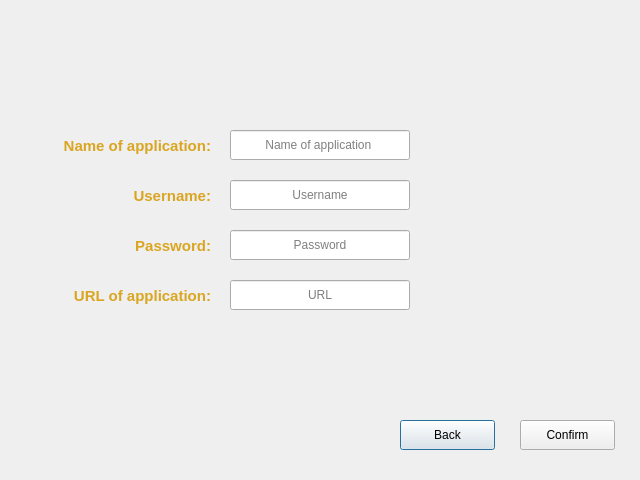
<?xml version="1.0" encoding="UTF-8"?>
<ui version="4.0">
 <class>Dialog_ADD</class>
 <widget class="QDialog" name="Dialog_ADD">
  <property name="geometry">
   <rect>
    <x>0</x>
    <y>0</y>
    <width>640</width>
    <height>480</height>
   </rect>
  </property>
  <property name="windowTitle">
   <string>Dialog</string>
  </property>
  <widget class="QPushButton" name="Back_Button">
   <property name="geometry">
    <rect>
     <x>400</x>
     <y>420</y>
     <width>95</width>
     <height>30</height>
    </rect>
   </property>
   <property name="text">
    <string>Back</string>
   </property>
  </widget>
  <widget class="QLabel" name="background_pictures">
   <property name="geometry">
    <rect>
     <x>0</x>
     <y>0</y>
     <width>651</width>
     <height>491</height>
    </rect>
   </property>
   <property name="text">
    <string/>
   </property>
   <property name="pixmap">
    <pixmap resource="pictures.qrc">:/pictures/pictures/bluegalaxyblured.png</pixmap>
   </property>
   <property name="scaledContents">
    <bool>true</bool>
   </property>
  </widget>
  <widget class="QPushButton" name="Confirm_Button">
   <property name="geometry">
    <rect>
     <x>520</x>
     <y>420</y>
     <width>95</width>
     <height>30</height>
    </rect>
   </property>
   <property name="text">
    <string>Confirm</string>
   </property>
  </widget>
  <widget class="QLabel" name="Logo">
   <property name="geometry">
    <rect>
     <x>290</x>
     <y>40</y>
     <width>61</width>
     <height>61</height>
    </rect>
   </property>
   <property name="text">
    <string/>
   </property>
   <property name="pixmap">
    <pixmap resource="pictures.qrc">:/pictures/pictures/output-onlinepngtools.png</pixmap>
   </property>
   <property name="scaledContents">
    <bool>true</bool>
   </property>
  </widget>
  <widget class="QLineEdit" name="app_nameL">
   <property name="geometry">
    <rect>
     <x>230</x>
     <y>130</y>
     <width>180</width>
     <height>30</height>
    </rect>
   </property>
   <property name="font">
    <font>
     <bold>false</bold>
     <strikeout>false</strikeout>
    </font>
   </property>
   <property name="layoutDirection">
    <enum>Qt::LeftToRight</enum>
   </property>
   <property name="text">
    <string/>
   </property>
   <property name="alignment">
    <set>Qt::AlignCenter</set>
   </property>
   <property name="placeholderText">
    <string>Name of application </string>
   </property>
  </widget>
  <widget class="QLineEdit" name="app_nameL_2">
   <property name="geometry">
    <rect>
     <x>230</x>
     <y>180</y>
     <width>180</width>
     <height>30</height>
    </rect>
   </property>
   <property name="font">
    <font>
     <bold>false</bold>
     <strikeout>false</strikeout>
    </font>
   </property>
   <property name="text">
    <string/>
   </property>
   <property name="alignment">
    <set>Qt::AlignCenter</set>
   </property>
   <property name="placeholderText">
    <string>Username</string>
   </property>
  </widget>
  <widget class="QLineEdit" name="app_nameL_3">
   <property name="geometry">
    <rect>
     <x>230</x>
     <y>230</y>
     <width>180</width>
     <height>30</height>
    </rect>
   </property>
   <property name="font">
    <font>
     <bold>false</bold>
     <strikeout>false</strikeout>
    </font>
   </property>
   <property name="text">
    <string/>
   </property>
   <property name="alignment">
    <set>Qt::AlignCenter</set>
   </property>
   <property name="placeholderText">
    <string>Password</string>
   </property>
  </widget>
  <widget class="QLineEdit" name="app_nameL_4">
   <property name="geometry">
    <rect>
     <x>230</x>
     <y>280</y>
     <width>180</width>
     <height>30</height>
    </rect>
   </property>
   <property name="font">
    <font>
     <bold>false</bold>
     <strikeout>false</strikeout>
    </font>
   </property>
   <property name="text">
    <string/>
   </property>
   <property name="alignment">
    <set>Qt::AlignCenter</set>
   </property>
   <property name="placeholderText">
    <string>URL</string>
   </property>
  </widget>
  <widget class="QLabel" name="label">
   <property name="geometry">
    <rect>
     <x>60</x>
     <y>130</y>
     <width>151</width>
     <height>31</height>
    </rect>
   </property>
   <property name="palette">
    <palette>
     <active>
      <colorrole role="WindowText">
       <brush brushstyle="SolidPattern">
        <color alpha="255">
         <red>218</red>
         <green>165</green>
         <blue>32</blue>
        </color>
       </brush>
      </colorrole>
      <colorrole role="Text">
       <brush brushstyle="SolidPattern">
        <color alpha="255">
         <red>218</red>
         <green>165</green>
         <blue>32</blue>
        </color>
       </brush>
      </colorrole>
     </active>
     <inactive>
      <colorrole role="WindowText">
       <brush brushstyle="SolidPattern">
        <color alpha="255">
         <red>218</red>
         <green>165</green>
         <blue>32</blue>
        </color>
       </brush>
      </colorrole>
      <colorrole role="Text">
       <brush brushstyle="SolidPattern">
        <color alpha="255">
         <red>218</red>
         <green>165</green>
         <blue>32</blue>
        </color>
       </brush>
      </colorrole>
     </inactive>
     <disabled/>
    </palette>
   </property>
   <property name="font">
    <font>
     <pointsize>11</pointsize>
     <bold>true</bold>
    </font>
   </property>
   <property name="styleSheet">
    <string notr="true"/>
   </property>
   <property name="text">
    <string>Name of application:</string>
   </property>
   <property name="alignment">
    <set>Qt::AlignRight|Qt::AlignTrailing|Qt::AlignVCenter</set>
   </property>
  </widget>
  <widget class="QLabel" name="label_2">
   <property name="geometry">
    <rect>
     <x>70</x>
     <y>180</y>
     <width>141</width>
     <height>31</height>
    </rect>
   </property>
   <property name="palette">
    <palette>
     <active>
      <colorrole role="WindowText">
       <brush brushstyle="SolidPattern">
        <color alpha="255">
         <red>218</red>
         <green>165</green>
         <blue>32</blue>
        </color>
       </brush>
      </colorrole>
      <colorrole role="Text">
       <brush brushstyle="SolidPattern">
        <color alpha="255">
         <red>218</red>
         <green>165</green>
         <blue>32</blue>
        </color>
       </brush>
      </colorrole>
     </active>
     <inactive>
      <colorrole role="WindowText">
       <brush brushstyle="SolidPattern">
        <color alpha="255">
         <red>218</red>
         <green>165</green>
         <blue>32</blue>
        </color>
       </brush>
      </colorrole>
      <colorrole role="Text">
       <brush brushstyle="SolidPattern">
        <color alpha="255">
         <red>218</red>
         <green>165</green>
         <blue>32</blue>
        </color>
       </brush>
      </colorrole>
     </inactive>
     <disabled/>
    </palette>
   </property>
   <property name="font">
    <font>
     <pointsize>11</pointsize>
     <bold>true</bold>
    </font>
   </property>
   <property name="styleSheet">
    <string notr="true"/>
   </property>
   <property name="text">
    <string>Username:</string>
   </property>
   <property name="alignment">
    <set>Qt::AlignRight|Qt::AlignTrailing|Qt::AlignVCenter</set>
   </property>
  </widget>
  <widget class="QLabel" name="label_3">
   <property name="geometry">
    <rect>
     <x>60</x>
     <y>230</y>
     <width>151</width>
     <height>31</height>
    </rect>
   </property>
   <property name="palette">
    <palette>
     <active>
      <colorrole role="WindowText">
       <brush brushstyle="SolidPattern">
        <color alpha="255">
         <red>218</red>
         <green>165</green>
         <blue>32</blue>
        </color>
       </brush>
      </colorrole>
      <colorrole role="Text">
       <brush brushstyle="SolidPattern">
        <color alpha="255">
         <red>218</red>
         <green>165</green>
         <blue>32</blue>
        </color>
       </brush>
      </colorrole>
     </active>
     <inactive>
      <colorrole role="WindowText">
       <brush brushstyle="SolidPattern">
        <color alpha="255">
         <red>218</red>
         <green>165</green>
         <blue>32</blue>
        </color>
       </brush>
      </colorrole>
      <colorrole role="Text">
       <brush brushstyle="SolidPattern">
        <color alpha="255">
         <red>218</red>
         <green>165</green>
         <blue>32</blue>
        </color>
       </brush>
      </colorrole>
     </inactive>
     <disabled/>
    </palette>
   </property>
   <property name="font">
    <font>
     <pointsize>11</pointsize>
     <bold>true</bold>
    </font>
   </property>
   <property name="styleSheet">
    <string notr="true"/>
   </property>
   <property name="text">
    <string>Password:</string>
   </property>
   <property name="alignment">
    <set>Qt::AlignRight|Qt::AlignTrailing|Qt::AlignVCenter</set>
   </property>
  </widget>
  <widget class="QLabel" name="label_4">
   <property name="geometry">
    <rect>
     <x>60</x>
     <y>280</y>
     <width>151</width>
     <height>31</height>
    </rect>
   </property>
   <property name="palette">
    <palette>
     <active>
      <colorrole role="WindowText">
       <brush brushstyle="SolidPattern">
        <color alpha="255">
         <red>218</red>
         <green>165</green>
         <blue>32</blue>
        </color>
       </brush>
      </colorrole>
      <colorrole role="Text">
       <brush brushstyle="SolidPattern">
        <color alpha="255">
         <red>218</red>
         <green>165</green>
         <blue>32</blue>
        </color>
       </brush>
      </colorrole>
     </active>
     <inactive>
      <colorrole role="WindowText">
       <brush brushstyle="SolidPattern">
        <color alpha="255">
         <red>218</red>
         <green>165</green>
         <blue>32</blue>
        </color>
       </brush>
      </colorrole>
      <colorrole role="Text">
       <brush brushstyle="SolidPattern">
        <color alpha="255">
         <red>218</red>
         <green>165</green>
         <blue>32</blue>
        </color>
       </brush>
      </colorrole>
     </inactive>
     <disabled/>
    </palette>
   </property>
   <property name="font">
    <font>
     <pointsize>11</pointsize>
     <bold>true</bold>
    </font>
   </property>
   <property name="styleSheet">
    <string notr="true"/>
   </property>
   <property name="text">
    <string>URL of application:</string>
   </property>
   <property name="alignment">
    <set>Qt::AlignRight|Qt::AlignTrailing|Qt::AlignVCenter</set>
   </property>
  </widget>
  <zorder>background_pictures</zorder>
  <zorder>Confirm_Button</zorder>
  <zorder>Logo</zorder>
  <zorder>Back_Button</zorder>
  <zorder>app_nameL</zorder>
  <zorder>app_nameL_2</zorder>
  <zorder>app_nameL_3</zorder>
  <zorder>app_nameL_4</zorder>
  <zorder>label</zorder>
  <zorder>label_2</zorder>
  <zorder>label_3</zorder>
  <zorder>label_4</zorder>
 </widget>
 <resources>
  <include location="pictures.qrc"/>
 </resources>
 <connections/>
</ui>
